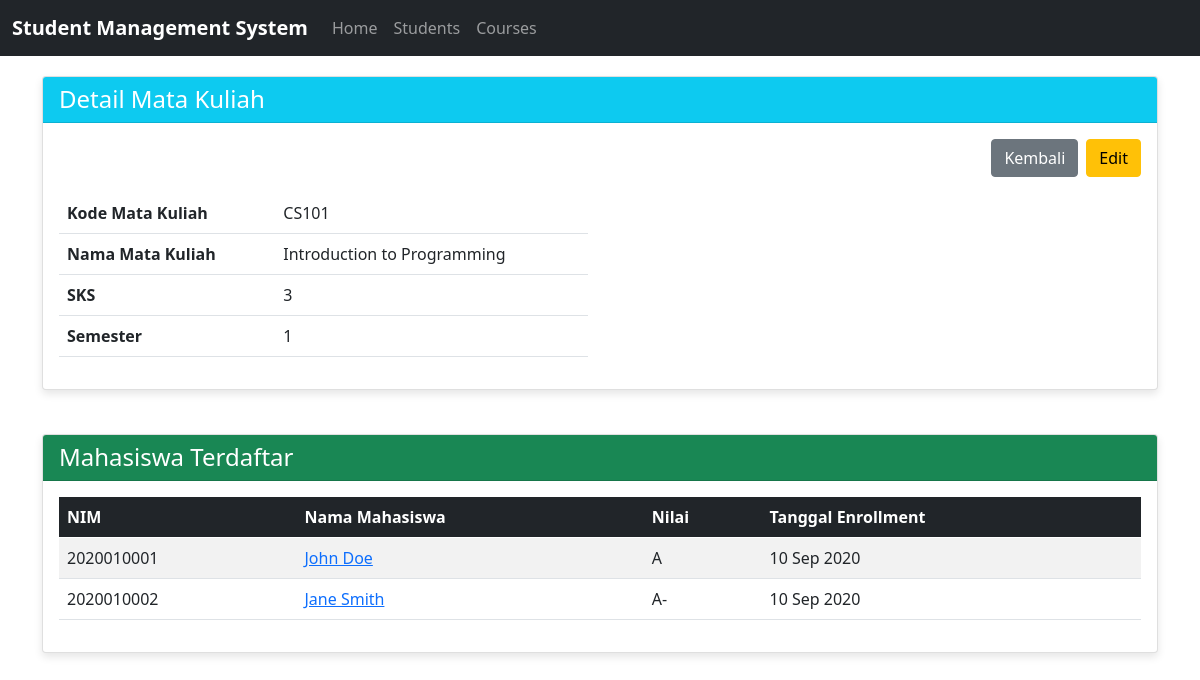
The page /course/view/1 on the database its author committed.
### tables this page shows
CREATE TABLE IF NOT EXISTS courses (
  id INT AUTO_INCREMENT PRIMARY KEY,
  course_code VARCHAR(10) NOT NULL UNIQUE,
  course_name VARCHAR(100) NOT NULL,
  credits INT NOT NULL,
  semester INT NOT NULL
);

CREATE TABLE IF NOT EXISTS student_courses (
  id INT AUTO_INCREMENT PRIMARY KEY,
  student_id INT NOT NULL,
  course_id INT NOT NULL,
  grade VARCHAR(2),
  enrollment_date DATE,
  FOREIGN KEY (student_id) REFERENCES students(id) ON DELETE CASCADE,
  FOREIGN KEY (course_id) REFERENCES courses(id) ON DELETE CASCADE,
  UNIQUE KEY (student_id, course_id)  
);

CREATE TABLE IF NOT EXISTS students (
  id INT AUTO_INCREMENT PRIMARY KEY,
  name VARCHAR(100) NOT NULL,
  nim VARCHAR(20) NOT NULL UNIQUE,
  phone VARCHAR(15),
  join_date DATE
);

### routes.php (called while the page is built)
<?php
$routes = [
    '/' => ['HomeController', 'index'],
    '/home' => ['HomeController', 'index'],
    '/student/index' => ['StudentController', 'index'],
    '/student/create' => ['StudentController', 'create'],
    '/student/store' => ['StudentController', 'store'],
    '/student/edit/(\d+)' => ['StudentController', 'edit'],
    '/student/update/(\d+)' => ['StudentController', 'update'],
    '/student/delete/(\d+)' => ['StudentController', 'delete'],
    '/student/view/(\d+)' => ['StudentController', 'view'],
    '/course/index' => ['CourseController', 'index'],
    '/course/create' => ['CourseController', 'create'],
    '/course/store' => ['CourseController', 'store'],
    '/course/edit/(\d+)' => ['CourseController', 'edit'],
    '/course/update/(\d+)' => ['CourseController', 'update'],
    '/course/delete/(\d+)' => ['CourseController', 'delete'],
    '/course/view/(\d+)' => ['CourseController', 'view'],
    '/student/courses/(\d+)' => ['StudentController', 'viewCourses'],
    '/student/add_courses/(\d+)' => ['StudentController', 'addCourse'],
    '/student/remove-course/(\d+)/(\d+)' => ['StudentController', 'removeCourse'],
];

### controllers/CourseController.php (called while the page is built, shortened)
<?php
require_once BASE_PATH . '/models/Course.php';
class CourseController {
    private $course;
    public function __construct() {
        $this->course = new Course();
    }
    public function view($id) {
        $course_data = $this->course->getById($id);
        $students = $this->course->getStudents($id);
        require_once BASE_PATH . '/views/templates/header.php';
        require_once BASE_PATH . '/views/courses/view.php';
        require_once BASE_PATH . '/views/templates/footer.php';
    }
}

### models/Course.php (called while the page is built, shortened)
<?php
require_once BASE_PATH . '/config/database.php';
class Course {
    private $conn;
    public function __construct() {
        $database = new Database();
        $this->conn = $database->getConnection();
    }
    public function getById($id) {
        $sql = "SELECT * FROM courses WHERE id = ?";
        $stmt = $this->conn->prepare($sql);
        $stmt->bind_param("i", $id);
        $stmt->execute();
        $result = $stmt->get_result();
        return $result->fetch_assoc();
    }
    public function getStudents($course_id) {
        $sql = "SELECT s.*, sc.grade, sc.enrollment_date
                FROM students s
                JOIN student_courses sc ON s.id = sc.student_id
                WHERE sc.course_id = ?";
        $stmt = $this->conn->prepare($sql);
        $stmt->bind_param("i", $course_id);
        $stmt->execute();
        $result = $stmt->get_result();
        return $result;
    }
}

### config/database.php (called while the page is built, shortened)
<?php
class Database {
    private $host = "localhost";
    private $username = "root";
    private $password = "";
    private $db_name = "tp_mvc";
    public function getConnection() {
        $this->conn = null;
        try {
            $this->conn = new mysqli($this->host, $this->username, $this->password, $this->db_name);
        } catch(Exception $e) {
            echo "Database Error: " . $e->getMessage();
        }
        return $this->conn;
    }
}

### views/courses/view.php (the view)
<div class="row">
    <div class="col-md-12 mb-4">
        <div class="card">
            <div class="card-header bg-info text-white">
                <h4 class="mb-0">Detail Mata Kuliah</h4>
            </div>
            <div class="card-body">
                <div class="row mb-3">
                    <div class="col-md-12 d-flex justify-content-end">
                        <a href="/course/index" class="btn btn-secondary me-2">Kembali</a>
                        <a href="/course/edit/<?= $course_data['id'] ?>" class="btn btn-warning">Edit</a>
                    </div>
                </div>
                <div class="row">
                    <div class="col-md-6">
                        <table class="table">
                            <tr>
                                <th>Kode Mata Kuliah</th>
                                <td><?= htmlspecialchars($course_data['course_code']) ?></td>
                            </tr>
                            <tr>
                                <th>Nama Mata Kuliah</th>
                                <td><?= htmlspecialchars($course_data['course_name']) ?></td>
                            </tr>
                            <tr>
                                <th>SKS</th>
                                <td><?= $course_data['credits'] ?></td>
                            </tr>
                            <tr>
                                <th>Semester</th>
                                <td><?= $course_data['semester'] ?></td>
                            </tr>
                        </table>
                    </div>
                </div>
            </div>
        </div>
    </div>
    <div class="col-md-12">
        <div class="card">
            <div class="card-header bg-success text-white">
                <h4 class="mb-0">Mahasiswa Terdaftar</h4>
            </div>
            <div class="card-body">
                <div class="table-responsive">
                    <table class="table table-striped table-hover">
                        <thead class="table-dark">
                            <tr>
                                <th>NIM</th>
                                <th>Nama Mahasiswa</th>
                                <th>Nilai</th>
                                <th>Tanggal Enrollment</th>
                            </tr>
                        </thead>
                        <tbody>
                            <?php if ($students->num_rows > 0) : ?>
                                <?php while ($row = $students->fetch_assoc()) : ?>
                                    <tr>
                                        <td><?= htmlspecialchars($row['nim']) ?></td>
                                        <td>
                                            <a href="/student/view/<?= $row['id'] ?>">
                                                <?= htmlspecialchars($row['name']) ?>
                                            </a>
                                        </td>
                                        <td><?= $row['grade'] ? htmlspecialchars($row['grade']) : 'Belum ada nilai' ?></td>
                                        <td><?= date('d M Y', strtotime($row['enrollment_date'])) ?></td>
                                    </tr>
                                <?php endwhile; ?>
                            <?php else : ?>
                                <tr>
                                    <td colspan="4" class="text-center">Belum ada mahasiswa yang terdaftar</td>
                                </tr>
                            <?php endif; ?>
                        </tbody>
                    </table>
                </div>
            </div>
        </div>
    </div>
</div>

### index.php (shortened to what this page needs)
<?php
require_once BASE_PATH . '/routes.php';
$request_uri = $_SERVER['REQUEST_URI'];
$path = parse_url($request_uri, PHP_URL_PATH);
foreach ($routes as $route => $handler) {
    $pattern = '#^' . str_replace('/', '\/', $route) . '$#';
    if (preg_match($pattern, $path, $matches)) {
        list($controller_name, $action) = $handler;
        array_shift($matches);
        $controller_file = BASE_PATH . '/controllers/' . $controller_name . '.php';
        if (file_exists($controller_file)) {
            $controller = new $controller_name();
            call_user_func_array([$controller, $action], $matches);
            break;
        }
    }
}

### views/templates/header.php (shortened to what this page needs)
<!DOCTYPE html>
<html lang="en">
<head>
    <link rel="stylesheet" href="/assets/css/bootstrap.min.css">
</head>
<body>
    <nav class="navbar navbar-expand-lg navbar-dark bg-dark">
        <div class="container-fluid">
            <a class="navbar-brand" href="/">Student Management System</a>
            <div class="collapse navbar-collapse" id="navbarNav">
                <ul class="navbar-nav">
                    <li class="nav-item">
                        <a class="nav-link" href="/">Home</a>
                    </li>
                    <li class="nav-item">
                        <a class="nav-link" href="/student/index">Students</a>
                    </li>
                    <li class="nav-item">
                        <a class="nav-link" href="/course/index">Courses</a>
                    </li>
                </ul>
            </div>
        </div>
    </nav>
    <div class="container">

### views/templates/header.php (style rules this page uses)
.container { margin-top: 20px; }
.card { margin-bottom: 20px; box-shadow: 0 4px 8px rgba(0,0,0,0.1); }
.navbar-brand { font-weight: bold; }

### rows shown on the page
courses: course_code "CS101", course_name "Introduction to Programming", credits "3", semester "1"
student_courses: student.nim "2020010001", student.name "John Doe", grade "A", enrollment_date "10 Sep 2020"
student_courses: student.nim "2020010002", student.name "Jane Smith", grade "A-", enrollment_date "10 Sep 2020"
